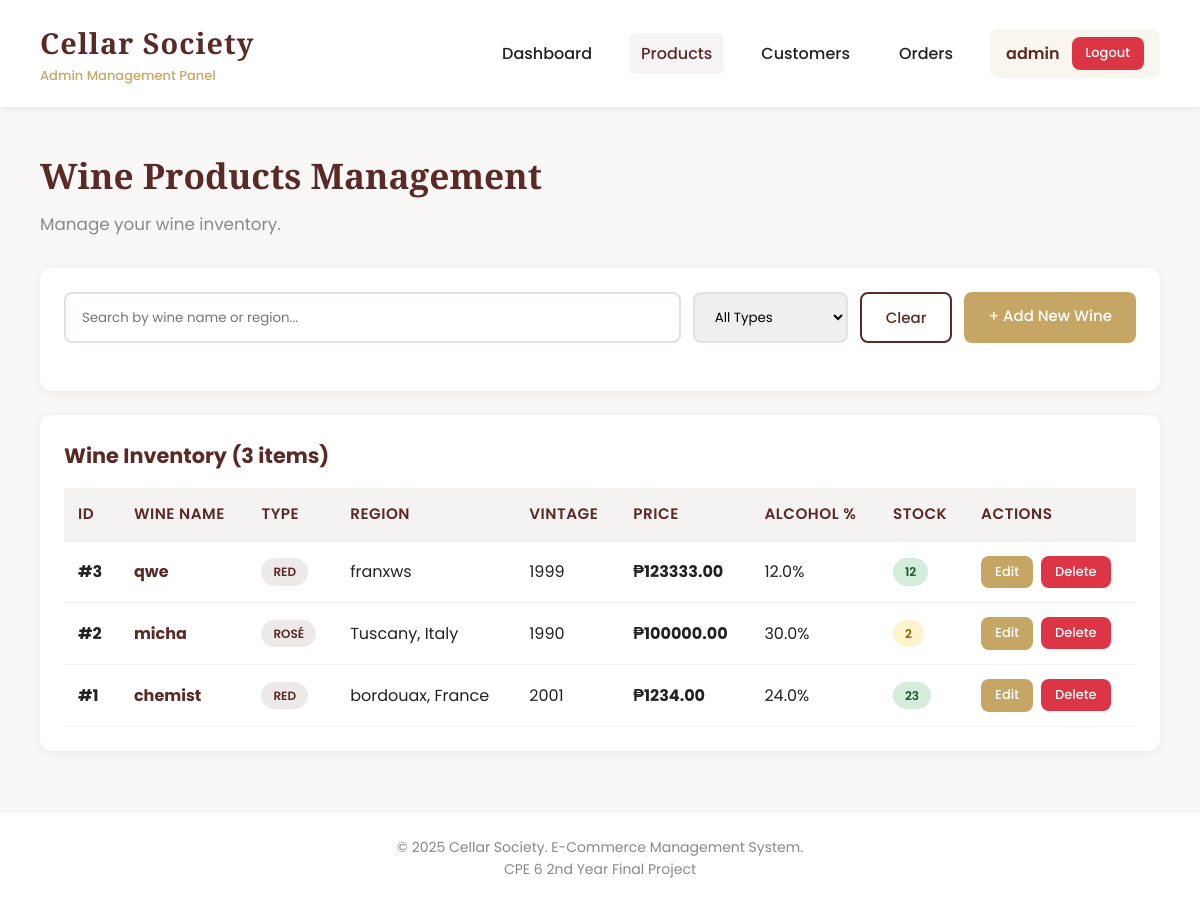
Page /products (signed in) on the committed database.
### tables this page shows
CREATE TABLE products (
        id INTEGER PRIMARY KEY AUTOINCREMENT,
        name TEXT NOT NULL,
        type TEXT NOT NULL,
        region TEXT NOT NULL,
        vintage INTEGER NOT NULL,
        price REAL NOT NULL,
        alcohol REAL NOT NULL,
        stock INTEGER NOT NULL,
        description TEXT,
        image_url TEXT,
        created_at TIMESTAMP DEFAULT CURRENT_TIMESTAMP
    );

### cellar-society/app.py (the view)
@app.route('/products')
@admin_required
def products():
    conn = get_db_connection()
    products = conn.execute('SELECT * FROM products ORDER BY created_at DESC').fetchall()
    conn.close()
    return render_template('admin/products.html', products=products)

### cellar-society/app.py (called while the page is built)
def get_db_connection():
    conn = sqlite3.connect(DB_PATH)
    conn.row_factory = sqlite3.Row
    return conn

def admin_required(f):
    @wraps(f)
    def decorated(*args, **kwargs):
        if 'admin_id' not in session:
            flash('Please log in as admin.', 'error')
            return redirect(url_for('login'))
        return f(*args, **kwargs)
    return decorated

### cellar-society/templates/admin/products.html (shortened to what this page needs)
{% extends "admin/base.html" %}
{% block content %}
<div class="page-header">
    <h2>Wine Products Management</h2>
    <p>Manage your wine inventory.</p>
</div>
<div class="card">
    <div class="search-bar">
        <input type="text" id="searchInput" placeholder="Search by wine name or region..." oninput="filterProducts()">
        <select id="typeFilter" onchange="filterProducts()">
            <option value="">All Types</option>
        </select>
        <button onclick="clearFilters()" class="btn ghost">Clear</button>
        <a href="{{ url_for('add_product') }}" class="btn accent">+ Add New Wine</a>
    </div>
</div>
<div class="card">
    <h3 id="productCount">Wine Inventory ({{ products|length }} items)</h3>
    {% if products %}
    <div class="table-container">
        <table>
            <thead>
                <tr>
                    <th>ID</th>
                    <th>Wine Name</th>
                    <th>Type</th>
                    <th>Region</th>
                    <th>Vintage</th>
                    <th>Price</th>
                    <th>Alcohol %</th>
                    <th>Stock</th>
                    <th>Actions</th>
                </tr>
            </thead>
            <tbody id="productTableBody">
                {% for product in products %}
                <tr>
                    <td><strong>#{{ product.id }}</strong></td>
                    <td><strong style="color: var(--primary);">{{ product.name }}</strong></td>
                    <td>
                        <span class="badge primary">{{ product.type }}</span>
                    </td>
                    <td>{{ product.region }}</td>
                    <td>{{ product.vintage }}</td>
                    <td><strong>₱{{ "%.2f"|format(product.price) }}</strong></td>
                    <td>{{ product.alcohol }}%</td>
                    <td>
                        {% if product.stock > 10 %}
                            <span class="badge success">{{ product.stock }}</span>
                        {% elif product.stock > 0 %}
                            <span class="badge warning">{{ product.stock }}</span>
                        {% else %}
                            <span class="badge danger">Out of Stock</span>
                        {% endif %}
                    </td>
                    <td>
                        <div class="actions">
                            <a href="{{ url_for('edit_product', product_id=product.id) }}" class="btn btn-small accent">Edit</a>
                            <form method="POST" action="{{ url_for('delete_product', product_id=product.id) }}" style="display: inline;" onsubmit="return confirm('Are you sure you want to delete {{ product.name }}?');">
                                <button type="submit" class="btn btn-small danger">Delete</button>
                            </form>
                        </div>
                    </td>
                </tr>
                {% endfor %}
            </tbody>
        </table>
    </div>
    {% else %}
    <div class="empty-state">
        <h3>No Wines Found</h3>
        <p>Start by adding your first wine product to the inventory.</p>
        <a href="{{ url_for('add_product') }}" class="btn primary" style="margin-top: 16px;">+ Add First Wine</a>
    </div>
    {% endif %}
</div>
{% endblock %}

### cellar-society/templates/admin/base.html (shortened to what this page needs)
<!DOCTYPE html>
<html lang="en">
<head>
</head>
<body>
    <header>
        <div class="brand">
            <h1>Cellar Society</h1>
            <small>Admin Management Panel</small>
        </div>
        {% if session.admin_id %}
        <nav>
            <a href="{{ url_for('dashboard') }}" {% if request.endpoint == 'dashboard' %}class="active"{% endif %}>Dashboard</a>
            <a href="{{ url_for('products') }}" {% if request.endpoint in ['products', 'add_product', 'edit_product'] %}class="active"{% endif %}>Products</a>
            <a href="{{ url_for('customers') }}" {% if request.endpoint in ['customers', 'customer_detail'] %}class="active"{% endif %}>Customers</a>
            <a href="{{ url_for('orders') }}" {% if request.endpoint in ['orders', 'order_detail'] %}class="active"{% endif %}>Orders</a>
            <div class="user-info">
                <span>{{ session.admin_username }}</span>
                <a href="{{ url_for('logout') }}" class="btn btn-small danger">Logout</a>
            </div>
        </nav>
        {% endif %}
    </header>
    <main>
        {% block content %}{% endblock %}
    </main>
    <footer>
        <p>&copy; 2025 Cellar Society. E-Commerce Management System.</p>
        <p>CPE 6 2nd Year Final Project</p>
    </footer>
</body>
</html>

### cellar-society/templates/admin/base.html (style rules this page uses)
:root { --primary: #5a2a27; --accent: #c6a664; --bg: #f9f8f7; --card-bg: #ffffff; --text: #222; --muted: #888; --success: #28a745; --danger: #dc3545; --warning: #ffc107; }
* { margin: 0; padding: 0; box-sizing: border-box; }
body { font-family: 'Poppins', sans-serif; background: var(--bg); color: var(--text); line-height: 1.6; }
header { background: var(--card-bg); box-shadow: 0 2px 8px rgba(0,0,0,0.08); padding: 20px 40px; display: flex; justify-content: space-between; align-items: center; position: sticky; top: 0; z-index: 100; }
.brand { display: flex; flex-direction: column; }
.brand h1 { font-family: 'Playfair Display', serif; color: var(--primary); font-size: 1.8em; margin: 0; letter-spacing: 1px; }
.brand small { color: var(--accent); font-size: 13px; font-weight: 500; }
nav { display: flex; gap: 25px; align-items: center; }
nav a { text-decoration: none; color: var(--text); font-weight: 500; transition: color 0.3s; padding: 8px 12px; border-radius: 6px; }
nav a:hover, nav a.active { color: var(--primary); background: rgba(90, 42, 39, 0.05); }
.user-info { display: flex; align-items: center; gap: 12px; padding: 8px 16px; background: rgba(198, 166, 100, 0.1); border-radius: 8px; }
.user-info span { color: var(--primary); font-weight: 600; }
main { max-width: 1400px; margin: 40px auto; padding: 0 40px; }
.page-header { margin-bottom: 30px; }
.page-header h2 { font-family: 'Playfair Display', serif; color: var(--primary); font-size: 2.2em; margin-bottom: 8px; }
.page-header p { color: var(--muted); font-size: 1.05em; }
.card { background: var(--card-bg); border-radius: 12px; box-shadow: 0 2px 12px rgba(0,0,0,0.06); padding: 24px; margin-bottom: 24px; }
.card h3 { color: var(--primary); margin-bottom: 16px; font-size: 1.3em; }
.btn { padding: 12px 24px; border: none; border-radius: 8px; cursor: pointer; font-family: 'Poppins'; font-weight: 500; font-size: 15px; transition: all 0.3s; text-decoration: none; display: inline-block; }
.btn.accent { background: var(--accent); color: white; }
.btn.danger { background: var(--danger); color: white; }
.btn.ghost { background: transparent; border: 2px solid var(--primary); color: var(--primary); }
.btn-small { padding: 6px 14px; font-size: 13px; }
.table-container { overflow-x: auto; }
table { width: 100%; border-collapse: collapse; }
th, td { padding: 14px; text-align: left; border-bottom: 1px solid rgba(0,0,0,0.05); }
th { background: #f4f3f2; color: var(--primary); font-weight: 600; font-size: 0.95em; text-transform: uppercase; letter-spacing: 0.5px; }
.search-bar { display: flex; gap: 12px; margin-bottom: 24px; flex-wrap: wrap; }
.search-bar input { flex: 1; min-width: 250px; padding: 12px 16px; border: 2px solid #e5e0da; border-radius: 8px; font-family: 'Poppins'; }
.search-bar select { padding: 12px 16px; border: 2px solid #e5e0da; border-radius: 8px; font-family: 'Poppins'; }
.badge { display: inline-block; padding: 4px 12px; border-radius: 20px; font-size: 12px; font-weight: 600; text-transform: uppercase; }
.badge.success { background: #d4edda; color: #155724; }
.badge.warning { background: #fff3cd; color: #856404; }
.badge.primary { background: rgba(90, 42, 39, 0.1); color: var(--primary); }
footer { text-align: center; padding: 24px; color: var(--muted); font-size: 14px; border-top: 1px solid rgba(0,0,0,0.05); background: var(--card-bg); margin-top: 60px; }
.actions { display: flex; gap: 8px; }

### rows in the picture
products: id "3", name "qwe", type "RED", region "franxws", vintage "1999", price "123333.00", alcohol "12.0", stock "12"
products: id "2", name "micha", type "ROSÉ", region "Tuscany, Italy", vintage "1990", price "100000.00", alcohol "30.0", stock "2"
products: id "1", name "chemist", type "RED", region "bordouax, France", vintage "2001", price "1234.00", alcohol "24.0", stock "23"

### other values in the picture
{{ session.admin_username }} "admin"
{{ products|length }} "3"
